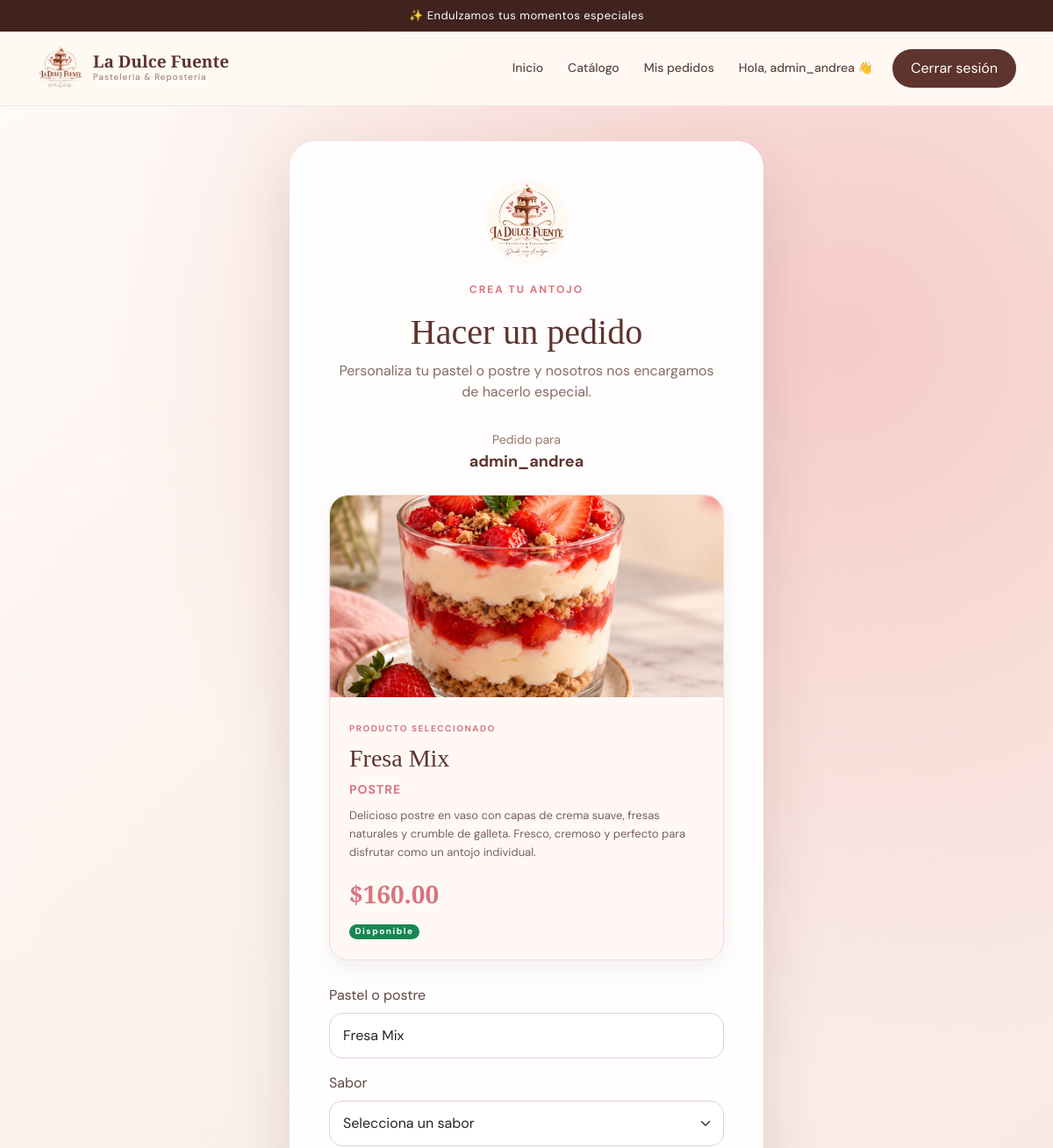
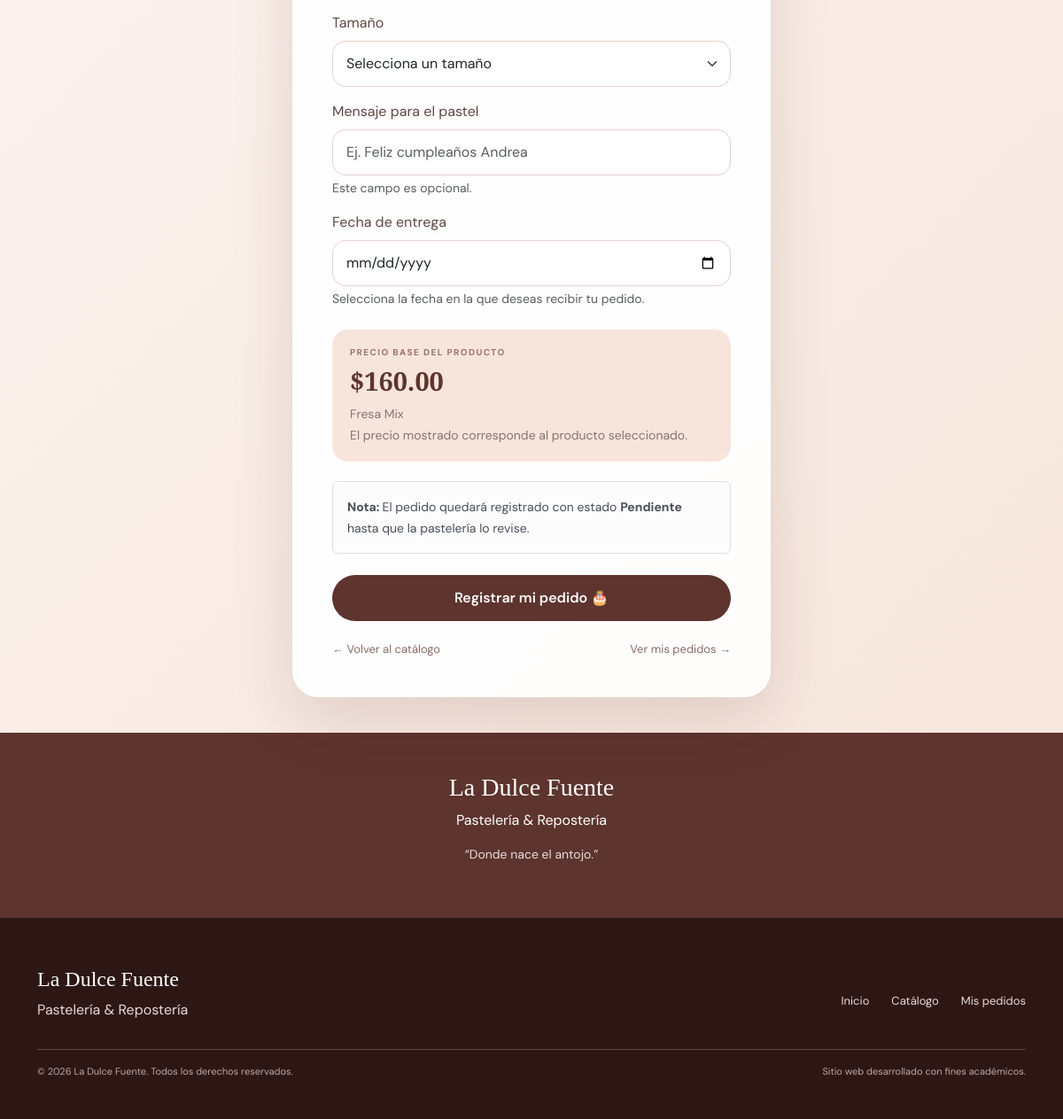
The app's page /pedido/?producto=6 (signed in) with its own data (2 pictures, top to bottom).
### pasteleria/models.py (models this page shows, shortened)
class Producto(models.Model):
    CATEGORIAS = [
        ('Pastel', 'Pastel'),
        ('Cupcake', 'Cupcake'),
        ('Postre', 'Postre'),
        ('Personalizado', 'Personalizado'),
    ]
    nombre = models.CharField(
        max_length=100
    )
    descripcion = models.TextField(
        max_length=300
    )
    categoria = models.CharField(
        max_length=30,
        choices=CATEGORIAS
    )
    precio = models.DecimalField(
        max_digits=8,
        decimal_places=2
    )
    imagen = models.ImageField(
        upload_to='productos/',
        blank=True,
        null=True
    )
    disponible = models.BooleanField(
        default=True
    )
    fecha_registro = models.DateTimeField(
        auto_now_add=True
    )

### pasteleria/views.py (the view, shortened to what this page needs)
@login_required(login_url='login')
def hacer_pedido(request):
    productos = Producto.objects.filter(
        disponible=True
    ).order_by(
        'nombre'
    )
    producto_seleccionado = None
    producto_id_get = request.GET.get(
        'producto'
    )
    if producto_id_get:
        try:
            producto_seleccionado = (
                Producto.objects.get(
                    id=producto_id_get,
                    disponible=True
                )
            )
        except (
            Producto.DoesNotExist,
            ValueError
        ):
            messages.error(
                request,
                'El producto seleccionado '
                'no existe o ya no está '
                'disponible.'
            )
            return redirect(
                'inicio'
            )
    contexto = {
        'productos':
            productos,
        'producto_seleccionado':
            producto_seleccionado,
        'sabores':
            Pedido.SABORES,
        'tamanos':
            Pedido.TAMANOS,
        'fecha_min':
            date.today().isoformat(),
    }
    return render(
        request,
        'pasteleria/pedido.html',
        contexto
    )

### pasteleria/templates/pasteleria/pedido.html (shortened to what this page needs)
{% load static %}
<!DOCTYPE html>
<html lang="es">
<head>
    <link
        href="https://cdn.jsdelivr.net/npm/bootstrap@5.3.3/dist/css/bootstrap.min.css"
        rel="stylesheet">
    <link
        rel="stylesheet"
        href="{% static 'pasteleria/css/estilos.css' %}">
</head>
<body class="pagina-auth">
<div class="barra-superior">
    ✨ Endulzamos tus momentos especiales
</div>
<nav
    class="navbar navbar-expand-lg navbar-light menu-principal">
    <div class="container">
        <a
            class="navbar-brand marca d-flex align-items-center"
            href="{% url 'inicio' %}">
            <img
                src="{% static 'pasteleria/img/logo.png' %}"
                alt="Logo La Dulce Fuente"
                class="logo-menu">
            <div>
                <span class="nombre-marca">
                    La Dulce Fuente
                </span>
                <small>
                    Pastelería & Repostería
                </small>
            </div>
        </a>
        <div
            class="collapse navbar-collapse"
            id="menuPedido">
            <ul
                class="navbar-nav ms-auto align-items-lg-center">
                <li class="nav-item">
                    <a
                        class="nav-link"
                        href="{% url 'inicio' %}">
                        Inicio
                    </a>
                </li>
                <li class="nav-item">
                    <a
                        class="nav-link"
                        href="{% url 'inicio' %}#catalogo">
                        Catálogo
                    </a>
                </li>
                <li class="nav-item">
                    <a
                        class="nav-link"
                        href="{% url 'mis_pedidos' %}">
                        Mis pedidos
                    </a>
                </li>
                <li class="nav-item">
                    <span class="nav-link">
                        Hola,
                        {{ user.first_name|default:user.username }}
                        👋
                    </span>
                </li>
                <li class="nav-item">
                    <a
                        class="btn boton-login"
                        href="{% url 'logout' %}">
                        Cerrar sesión
                    </a>
                </li>
            </ul>
        </div>
    </div>
</nav>
<div class="auth-contenedor">
    <div
        class="auth-caja auth-registro">
        <a
            href="{% url 'inicio' %}"
            class="auth-logo">
            <img
                src="{% static 'pasteleria/img/logo.png' %}"
                alt="Logo La Dulce Fuente">
        </a>
        <p
            class="mini-titulo text-center">
            CREA TU ANTOJO
        </p>
        <h1>
            Hacer un pedido
        </h1>
        <p class="auth-texto">
            Personaliza tu pastel o postre
            y nosotros nos encargamos
            de hacerlo especial.
        </p>
        <div
            class="text-center mb-4">
            <small
                style="color:#98736c;">
                Pedido para
            </small>
            <br>
            <strong
                style="
                    color:#5d342e;
                    font-size:18px;
                ">
                {{ user.first_name|default:user.username }}
            </strong>
        </div>
        {% if producto_seleccionado %}
            <div
                class="producto-pedido-preview">
                {% if producto_seleccionado.imagen %}
                    <img
                        src="{{ producto_seleccionado.imagen.url }}"
                        alt="{{ producto_seleccionado.nombre }}">
                {% else %}
                    <div
                        class="producto-pedido-sin-imagen">
                        🎂
                    </div>
                {% endif %}
                <div
                    class="producto-pedido-info">
                    <span>
                        PRODUCTO SELECCIONADO
                    </span>
                    <h2>
                        {{ producto_seleccionado.nombre }}
                    </h2>
                    <div
                        class="mb-2">
                        <small
                            style="
                                color:#d87580;
                                font-weight:700;
                                letter-spacing:1px;
                            ">
                            {{ producto_seleccionado.categoria|upper }}
                        </small>
                    </div>
                    <p>
                        {{ producto_seleccionado.descripcion }}
                    </p>
                    <strong>
                        ${{ producto_seleccionado.precio }}
                    </strong>
                    <div
                        class="mt-2">
                        <span
                            class="badge rounded-pill text-bg-success">
                            Disponible
                        </span>
                    </div>
                </div>
            </div>
        {% else %}
            <div
                class="alert alert-light text-center border">
                🍰 Selecciona uno de nuestros productos
                para comenzar tu pedido.
            </div>
        {% endif %}
        <form
            method="POST"
            id="formPedido">
            <div class="mb-3">
                <label
                    class="form-label"
                    for="producto_id">
                    Pastel o postre
                </label>
                {% if producto_seleccionado %}
                    <input
                        type="text"
                        class="form-control campo-auth"
                        value="{{ producto_seleccionado.nombre }}"
                        readonly>
                {% endif %}
            </div>
            <div class="mb-3">
                <label
                    class="form-label"
                    for="sabor">
                    Sabor
                </label>
                <select
                    name="sabor"
                    id="sabor"
                    class="form-select campo-auth"
                    required>
                    <option value="">
                        Selecciona un sabor
                    </option>
                </select>
            </div>
            <div class="mb-3">
                <label
                    class="form-label"
                    for="tamano">
                    Tamaño
                </label>
                <select
                    name="tamano"
                    id="tamano"
                    class="form-select campo-auth"
                    required>
                    <option value="">
                        Selecciona un tamaño
                    </option>
                </select>
            </div>
            <div class="mb-3">
                <label
                    class="form-label"
                    for="mensaje">
                    Mensaje para el pastel
                </label>
                <input
                    type="text"
                    name="mensaje"
                    id="mensaje"
                    maxlength="150"
                    class="form-control campo-auth"
                    placeholder="Ej. Feliz cumpleaños Andrea">
                <div class="form-text">
                    Este campo es opcional.
                </div>
            </div>
            <div class="mb-4">
                <label
                    class="form-label"
                    for="fecha_entrega">
                    Fecha de entrega
                </label>
                <input
                    type="date"
                    name="fecha_entrega"
                    id="fecha_entrega"
                    min="{{ fecha_min }}"
                    class="form-control campo-auth"
                    required>
                <div class="form-text">
                    Selecciona la fecha
                    en la que deseas recibir tu pedido.
                </div>
            </div>
            {% if producto_seleccionado %}
                <div
                    class="resumen-pedido">
                    <span>
                        PRECIO BASE DEL PRODUCTO
                    </span>
                    <strong>
                        ${{ producto_seleccionado.precio }}
                    </strong>
                    <small>
                        {{ producto_seleccionado.nombre }}
                    </small>
                    <br>
                    <small>
                        El precio mostrado corresponde
                        al producto seleccionado.
                    </small>
                </div>
            {% endif %}
            <div
                class="alert alert-light border mb-4">
                <small>
                    <strong>
                        Nota:
                    </strong>
                    El pedido quedará registrado con estado
                    <strong>
                        Pendiente
                    </strong>
                    hasta que la pastelería lo revise.
                </small>
            </div>
            <button
                type="submit"
                class="btn boton-auth"
                id="botonRegistrar">
                Registrar mi pedido 🎂
            </button>
        </form>
        <div
            class="pedido-enlaces">
            <a
                href="{% url 'inicio' %}#catalogo"
                class="volver-inicio">
                ← Volver al catálogo
            </a>
            <a
                href="{% url 'mis_pedidos' %}"
                class="volver-inicio">
                Ver mis pedidos →
            </a>
        </div>
    </div>
</div>
<section
    style="
        background:#5d342e;
        color:white;
        padding:45px 20px;
        text-align:center;
    ">
    <div class="container">
        <h3
            style="
                font-family:'Playfair Display', serif;
            ">
            La Dulce Fuente
        </h3>
        <p>
            Pastelería & Repostería
        </p>
        <p
            style="
                font-size:14px;
                opacity:.85;
            ">
            “Donde nace el antojo.”
        </p>
    </div>
</section>
<footer>
    <div class="container">
        <div
            class="footer-contenido">
            <div>
                <h4>
                    La Dulce Fuente
                </h4>
                <p>
                    Pastelería & Repostería
                </p>
            </div>
            <div
                class="footer-links">
                <a
                    href="{% url 'inicio' %}">
                    Inicio
                </a>
                <a
                    href="{% url 'inicio' %}#catalogo">
                    Catálogo
                </a>
                <a
                    href="{% url 'mis_pedidos' %}">
                    Mis pedidos
                </a>
            </div>
        </div>
        <hr>
        <div
            class="footer-final">
            <p>
                © 2026 La Dulce Fuente.
                Todos los derechos reservados.
            </p>
            <p>
                Sitio web desarrollado con fines académicos.
            </p>
        </div>
    </div>
</footer>
</body>
</html>

### records on screen
Producto: imagen (picture), nombre "Fresa Mix", categoria "POSTRE", descripcion "Delicioso postre en vaso con capas de crema suave, fresas naturales y crumble de galleta. Fresco, cremoso y perfecto para disfrutar como un antojo individual.", precio "160.00"

### other values on screen
{{ user.first_name|default:user.username }} "admin_andrea"
